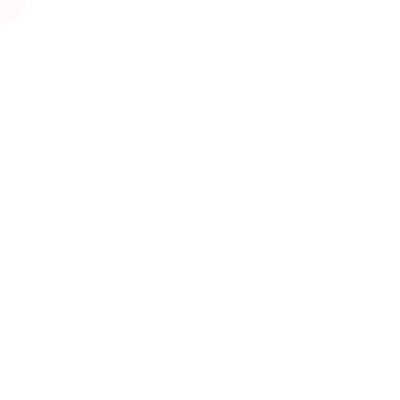
Frame 1 (no input)
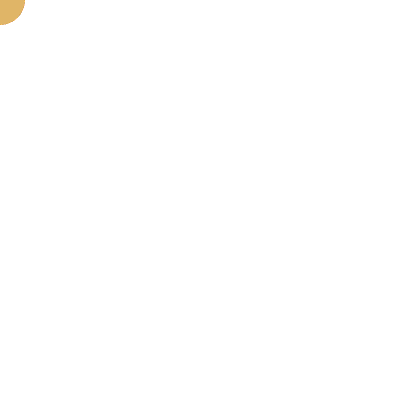
Frame 60 (no input)
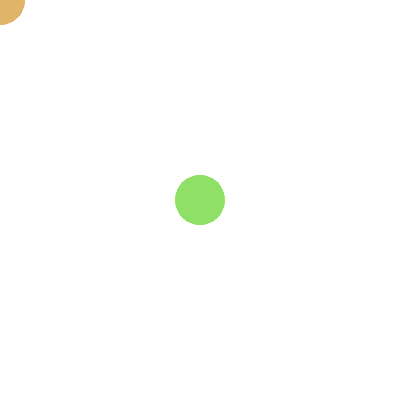
Frame 120 (the mouse pressed at the canvas centre since frame 60)

The p5.js sketch that drew these frames (run headless with seeded random() and noise() and a simulated clock; from frame 60 on, the mouse is pressed at the canvas centre):

// p5.js sketch
// ── sketch.js
let hue;
const a_size = 50;
const a_alpha = 10;

function setup() {
  createCanvas(400, 400);
  hue = 0;
}

function draw() {
  // background(220);
  
  if (hue > 360) {
    hue = 0;
  } else {
    hue++;
  }
  colorMode(HSL, 360);
  noStroke();
  fill(hue, 200, 200, a_alpha);
  const a_x = round(mouseX / a_size)*a_size;
  const a_y = round(mouseY / a_size)*a_size;
  // ellipse(a_x, a_y, a_size, a_size);
  ellipse(a_x, a_y, a_size, a_size);
}
